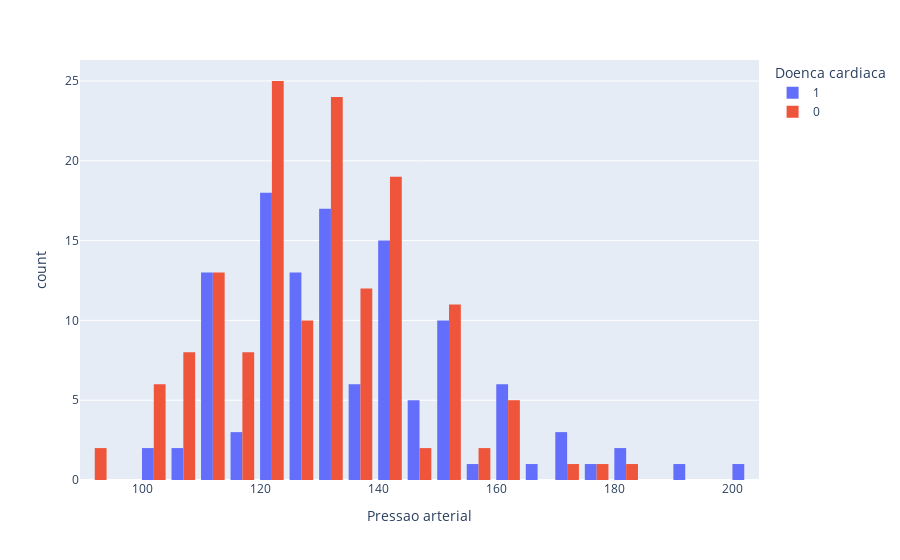

The cell this chart's notebook holds for it:
### Markdown cell above
O gráfico de barras explora a relação entre o tipo de dor no peito (variável "Tipo dor") e a presença de doença cardíaca. 

**Observações:**

* **Pacientes com angina atípica (Tipo 2) e não angina (Tipo 3) apresentam maior probabilidade de NÃO ter doença cardíaca.** O grupo com Tipo de dor 2 tem a barra laranja ("Ausência" da doença) significativamente maior que a barra azul ("Presença" da doença).
* **Angina assintomática (Tipo 4) parece ser um indicador forte de doença cardíaca.**  A barra azul para o Tipo 4 é a mais alta do gráfico, indicando uma alta proporção de pacientes com doença cardíaca nesse grupo. Em contraste, a barra laranja para o Tipo 4 é relativamente baixa.
* **Tips de dor 1 (angina típica) mostra uma distribuição mais equilibrada.

**Interpretação:**

* **Importância do Tipo de Dor:** O tipo de dor no peito relatada por um paciente pode ser um indicativo útil para determinar a probabilidade de doença cardíaca. 
* **Angina Atípica:** A alta proporção de pacientes sem doença cardíaca nos Tipos 2 e 3 sugere que esse tipo de dor pode ser causado por outros fatores além de problemas cardíacos.
* **Angina Assintomática:** A forte associação entre angina assintomática e doença cardíaca destaca a importância de investigar sintomas cardíacos mesmo em pacientes que não relatam dor.

**Conclusão:**

O gráfico sugere uma associação relevante entre o tipo de dor no peito e a presença de doença cardíaca. Angina atípica e não angina parecem ser um bom prognóstico, enquanto angina assintomática pode indicar um risco aumentado.

### Code cell
px.histogram(df, x='Pressao arterial', color='Doenca cardiaca', barmode='group')

### Figure 1 — Plotly figure (JSON) as saved in the notebook; plotly's stock layout.template omitted (floating-point values rounded to 4 significant figures; data arrays with more than 128 entries replaced by an {"elided": "..."} marker saying what was removed)
{"data": [{"alignmentgroup": "True", "bingroup": "x", "hovertemplate": "Doenca cardiaca=1<br>Pressao arterial=%{x}<br>count=%{y}<extra></extra>", "legendgroup": "1", "marker": {"color": "#636efa", "pattern": {"shape": ""}}, "name": "1", "offsetgroup": "1", "orientation": "v", "showlegend": true, "type": "histogram", "x": [130, 124, 130, 110, 140, 150, 134, 140, 140, 120, 112, 128, 170, 144, 130, 140, 160, 152, 126, 118, 110, 160, 150, 136, 138, 174, 120, 130, 150, 136, 108, 120, 142, 146, 120, 150, 150, 130, 124, 110, 125, 110, 100, 120, 165, 130, 124, 150, 140, 180, 158, 120, 200, 130, 120, 122, 152, 120, 117, 108, 112, 120, 125, 145, 140, 192, 123, 112, 110, 132, 140, 178, 120, 150, 128, 138, 140, 100, 138, 140, 150, 125, 134, 110, 132, 160, 145, 126, 125, 125, 125, 140, 160, 125, 170, 128, 110, 135, 130, 130, 132, 145, 118, 128, 160, 120, 180, 140, 130, 110, 140, 145, 120, 112, 132, 140, 130, 120, 110, 160], "xaxis": "x", "yaxis": "y"}, {"alignmentgroup": "True", "bingroup": "x", "hovertemplate": "Doenca cardiaca=0<br>Pressao arterial=%{x}<br>count=%{y}<extra></extra>", "legendgroup": "0", "marker": {"color": "#EF553B", "pattern": {"shape": ""}}, "name": "0", "offsetgroup": "0", "orientation": "v", "showlegend": true, "type": "histogram", "x": {"elided": "150 int values"}, "xaxis": "x", "yaxis": "y"}], "layout": {"barmode": "group", "legend": {"title": {"text": "Doenca cardiaca"}, "tracegroupgap": 0}, "margin": {"t": 60}, "xaxis": {"anchor": "y", "domain": [0, 1], "title": {"text": "Pressao arterial"}}, "yaxis": {"anchor": "x", "domain": [0, 1], "title": {"text": "count"}}}}
